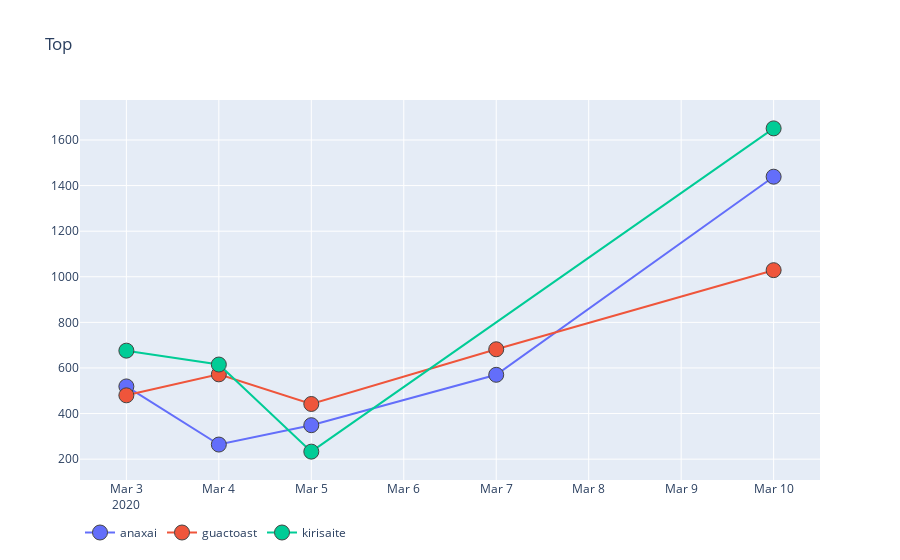

The notebook cell this image was saved under:
### Code cell
fig = go.Figure(data=data, layout=layout)
fig.update_layout(legend_orientation="h")
#fig.update_layout( yaxis_type="log")
fig.show()

### Figure 1 — Plotly figure (JSON) as saved in the notebook; plotly's stock layout.template omitted (floating-point values rounded to 4 significant figures)
{"data": [{"marker": {"line": {"width": 1}, "size": 15}, "name": "anaxai", "type": "scatter", "x": ["2020-03-10", "2020-03-07", "2020-03-05", "2020-03-04", "2020-03-03"], "y": [1439, 570, 349, 264, 519]}, {"marker": {"line": {"width": 1}, "size": 15}, "name": "guactoast", "type": "scatter", "x": ["2020-03-10", "2020-03-07", "2020-03-05", "2020-03-04", "2020-03-03"], "y": [1029, 682, 442, 572, 480]}, {"marker": {"line": {"width": 1}, "size": 15}, "name": "kirisaite", "type": "scatter", "x": ["2020-03-10", "2020-03-05", "2020-03-04", "2020-03-03"], "y": [1651, 233, 615, 676]}], "layout": {"legend": {"orientation": "h"}, "title": {"text": "Top"}}}
